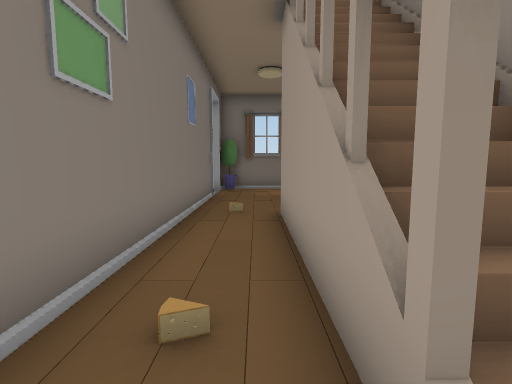
view 1 (above)

20 first-person views from a walk through a Unity game level. The camera is 1.2 m above the floor, tilts 6° down and sees 85° across. The floor is counted in squares, 1 m on a side. Each view is taken from the middle of a square. On the plan, view 1 faces up. The plan holds only what a view shows up to about 13 squares ahead; the rest is blank. The player character is not drawn. Some animated figures are left out. Door leaves are left out, so doorways stand open. Some surface patterns are stand-ins.

view 2
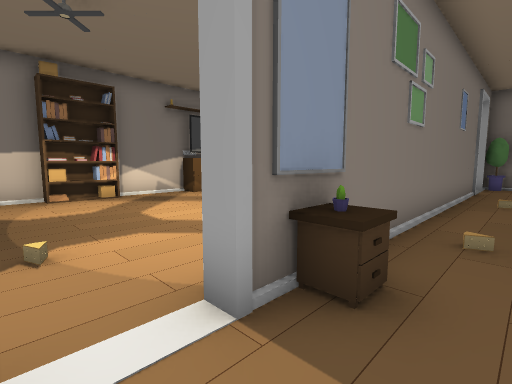

view 3
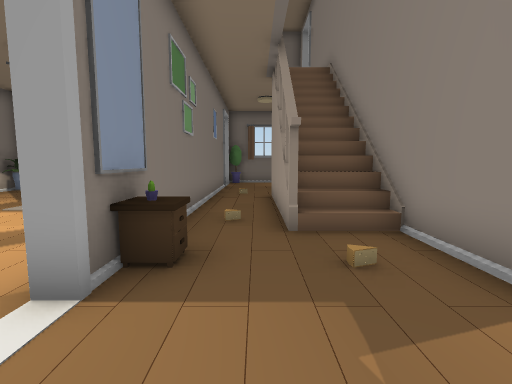

view 4
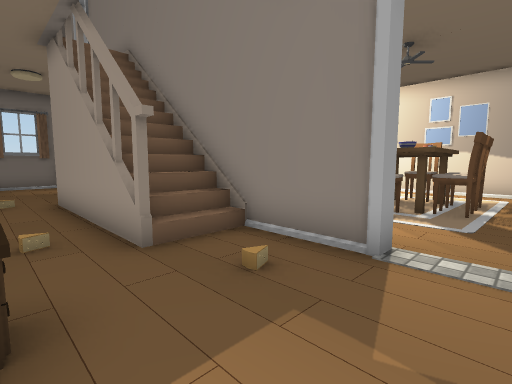

view 5
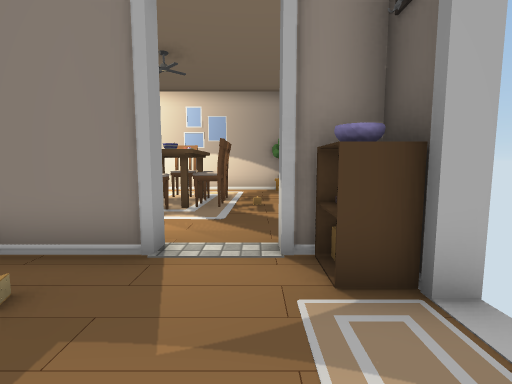

view 6
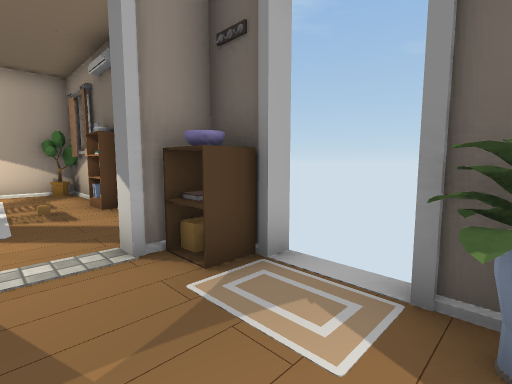

view 7
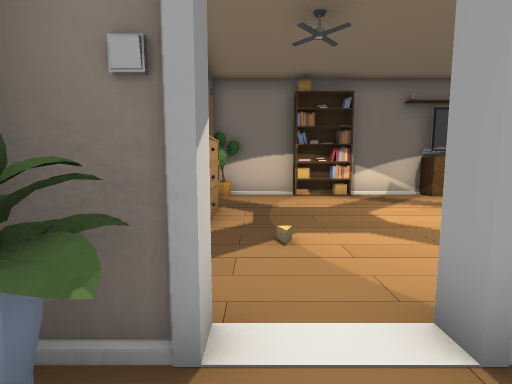

view 8
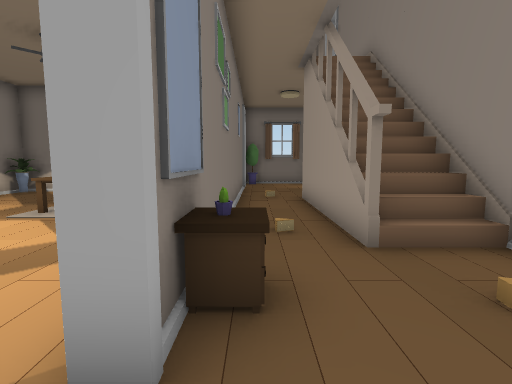

view 9
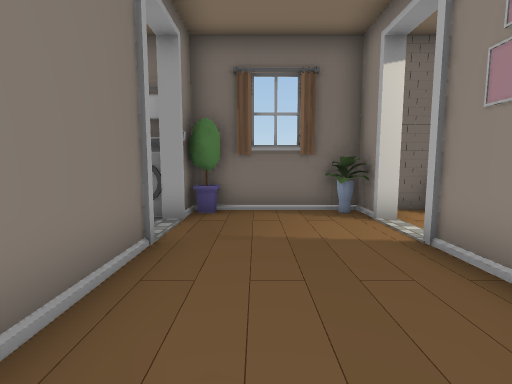

view 10
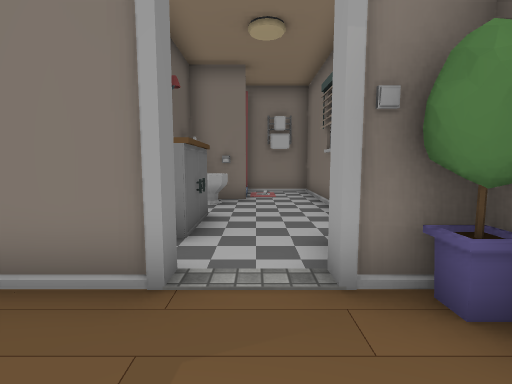

view 11
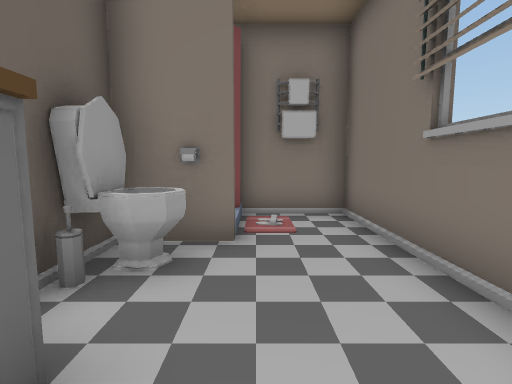

view 12
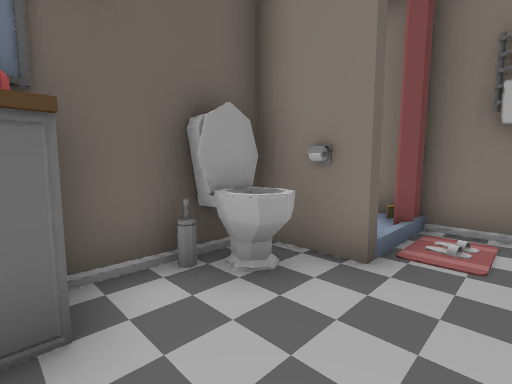

view 13
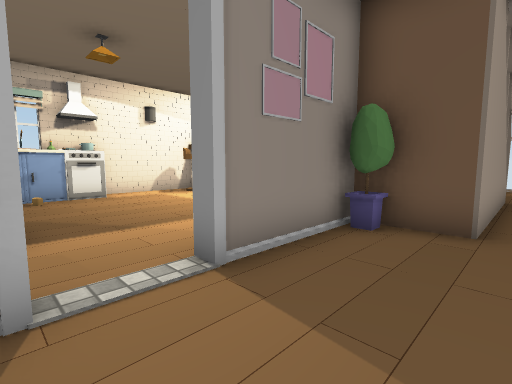

view 14
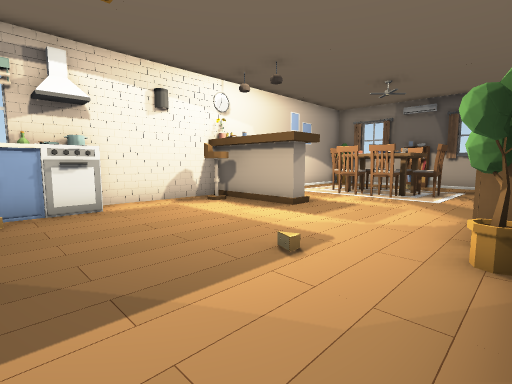

view 15
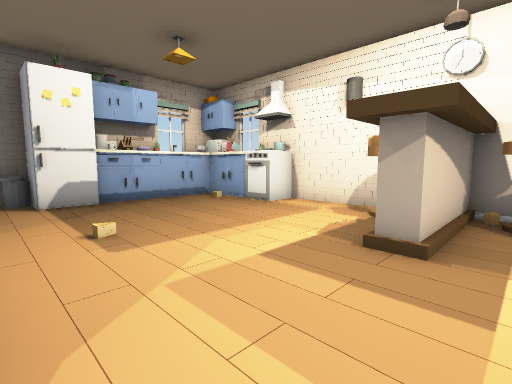

view 16
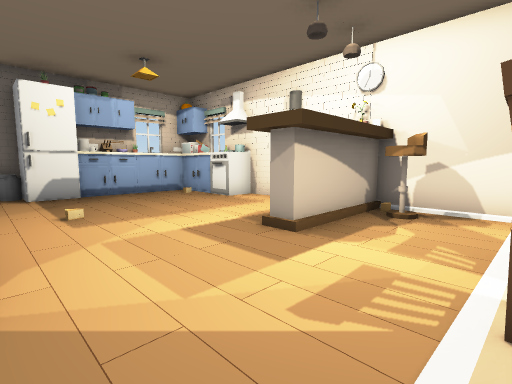

view 17
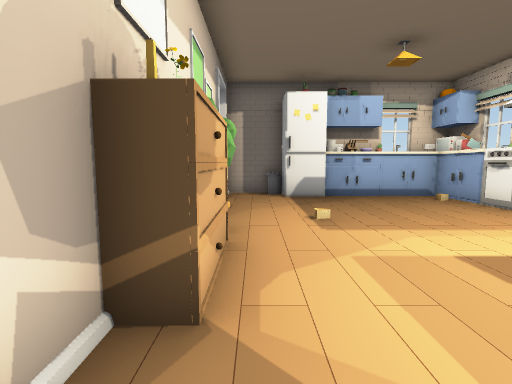

view 18
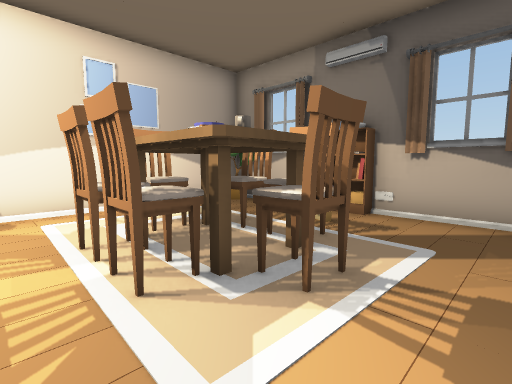

view 19
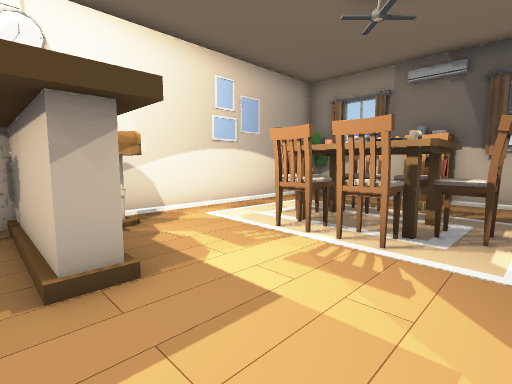

view 20
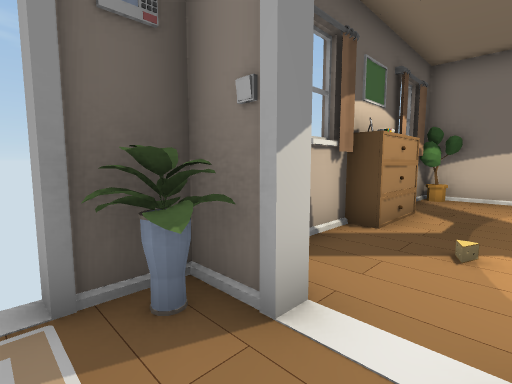

### Floor plan
Points are (right, up) in squares from view 1. A wall is a line through its corners. A room is listed if a view was taken in it or the views show most of it. See-through windows are left out.
Room 1 (views 1, 2, 3, 4, 5, 6, 7, 8, 11, 12, 20)
walls: (-1.6, 1.5) (-1.6, -0.6); (-9.8, 3.6) (-9.8, 3.2) (-10.6, 3.2); (-10.6, 4.2) (-10.6, -4.6); (1.5, 0.9) (0.6, 0.9) (0.6, 5.5); (-5.1, -3.9) (-5.1, -4.6) (-3.8, -4.6); (-2, -3.3) (-1.6, -3.3) (-1.6, -4.6) (-0.3, -4.6); (-9.4, 8.6) (-10.6, 8.6) (-10.6, 7.5); (-8.2, 9.6) (-8.2, 8.9) (-5.5, 8.9); (2.6, -1.7) (2.6, 0.5); (1.3, -4.6) (2.6, -4.6) (2.6, -3.3); (-6.1, 13.1) (-10.6, 13.1) (-10.6, 9.7)
low walls: (1.5, 1.3) (0.7, 1.3)
ways out: opening at (-2, 11) to room 2; opening at (-0.5, 6) to room 2; opening at (1, 3) to room 3; opening at (2, 1.5) to room 3; opening at (3, -2.5) to room 3; open door at (0.5, -5)
objects: other object (-10, -1); other object (-10, 0); other object (-10, 10); shower (-10, 11); toilet (-8, 10); toilet (-7, 9); toilet (-7, 10); other object (-6, -4); table (-6, 3) to (-5, 4); other object (-5, 9); other object (-5, 9) to (-3, 10); other object (-4, -3); washer (-3, 12) to (-3, 13); mirror (-2, -1); other object (-1, -4); other object (-1, -1); nightstand (-1, 0); other object (-1, 2); other object (1, -1); other object (2, -4)
Room 2 (views 9, 10, 13)
walls: (-2, 10.1) (-1.6, 10.1) (-1.6, 5.4); (2.6, 7.5) (2.6, 10.1); (0.6, 5.5) (0.6, 6.5) (1, 6.5); (2.6, 11.8) (2.6, 13.1) (-1.6, 13.1) (-1.6, 11.8) (-2, 11.8)
ways out: opening at (-2, 11) to room 1; opening at (-0.5, 6) to room 1; opening at (2, 7) to room 3; opening at (3, 11) to room 3
objects: other object (-1, 7)
Room 3 (views 14, 15, 16, 17, 18, 19)
walls: (2.6, 0.5) (2.6, 3.5); (3, -1.7) (2.6, -1.7); (2.6, 10.1) (3, 10.1); (2.6, -3.3) (3, -3.3); (7.6, -4.6) (11.6, -4.6) (11.6, 11); (3, 11.8) (2.6, 11.8); (4.1, -4.6) (7.7, -4.6) (7.7, -4.1); (4.5, 13.1) (2.9, 13.1)
low walls: (1.5, 4.3) (0.9, 4.3); (1.5, 4.8) (0.8, 4.8)
ways out: opening at (1, 3) to room 1; opening at (2, 1.5) to room 1; opening at (3, -2.5) to room 1; opening at (2, 7) to room 2; opening at (3, 11) to room 2
objects: other object (2, 5); other object (2, 7); mirror (3, 4); other object (3, 7); chair (5, -1) to (6, 0); other object (5, 8); fridge (5, 12) to (6, 13); bin (5, 13); chair (6, -2) to (7, -1); other object (6, 0); chair (6, 1) to (7, 1); other object (7, -4); table (7, 0) to (8, 0); other object (7, 12); other object (7, 13); other object (8, -3); chair (8, -2); chair (8, 1); other object (8, 12); chair (9, -1) to (9, 0); other object (9, 4) to (10, 4); chair (10, 3) to (11, 3); chair (10, 5) to (11, 6); oven (10, 9) to (11, 10); other object (10, 11); other object (11, -4); other object (11, 4); other object (11, 10)

Positions as (right, up) in squares from view 1, and headings:
1: (0, 0), facing up
2: (0, -3), facing up-left
3: (0, -4), facing up
4: (-1, -3), facing up-right
5: (-1, -3), facing right
6: (-1, -2), facing down-right
7: (0, -3), facing left
8: (-1, -3), facing up
9: (0, 6), facing up
10: (1, 11), facing left
11: (-4, 11), facing left
12: (-5, 12), facing down-left
13: (0, 12), facing down-right
14: (3, 11), facing down-right
15: (4, 3), facing up-right
16: (4, 1), facing up-right
17: (4, 2), facing up
18: (4, 2), facing down-right
19: (5, 5), facing down-right
20: (0, -2), facing down-left
